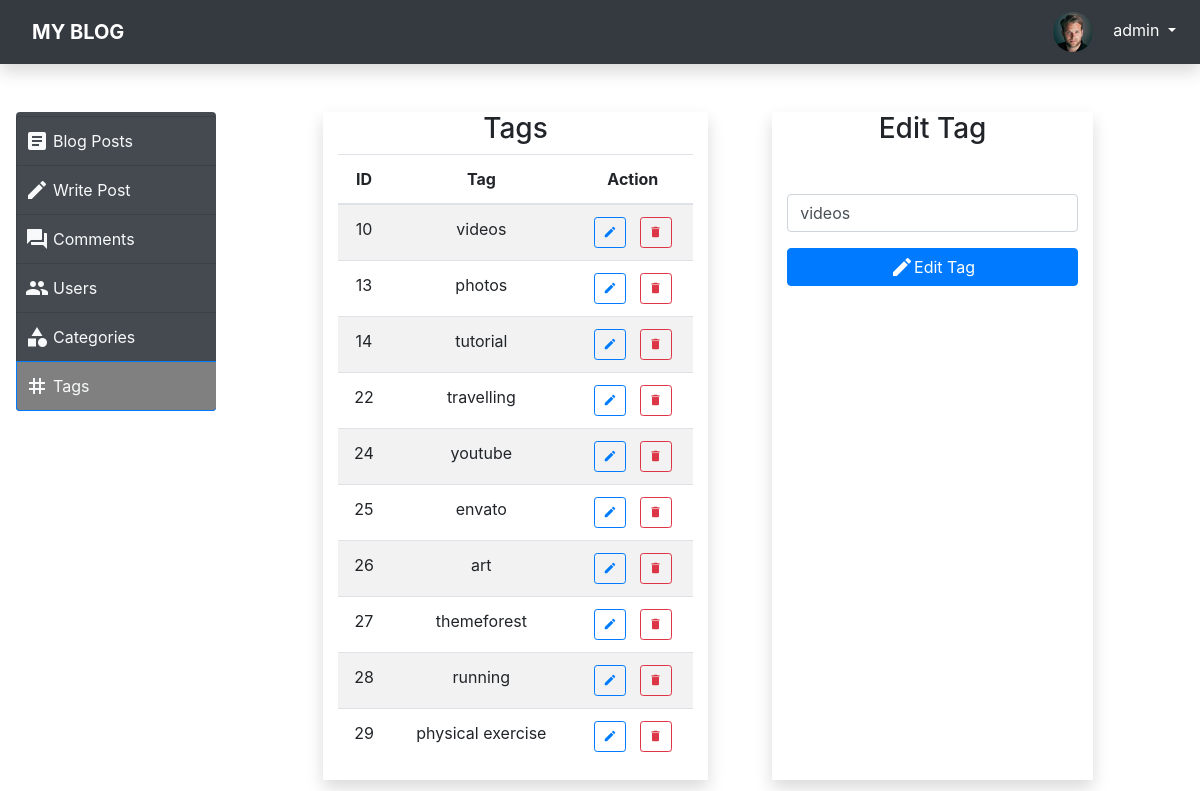
/site/admin/tag-edit.php?id=10 (signed in), run on an earlier commit of the app's database.
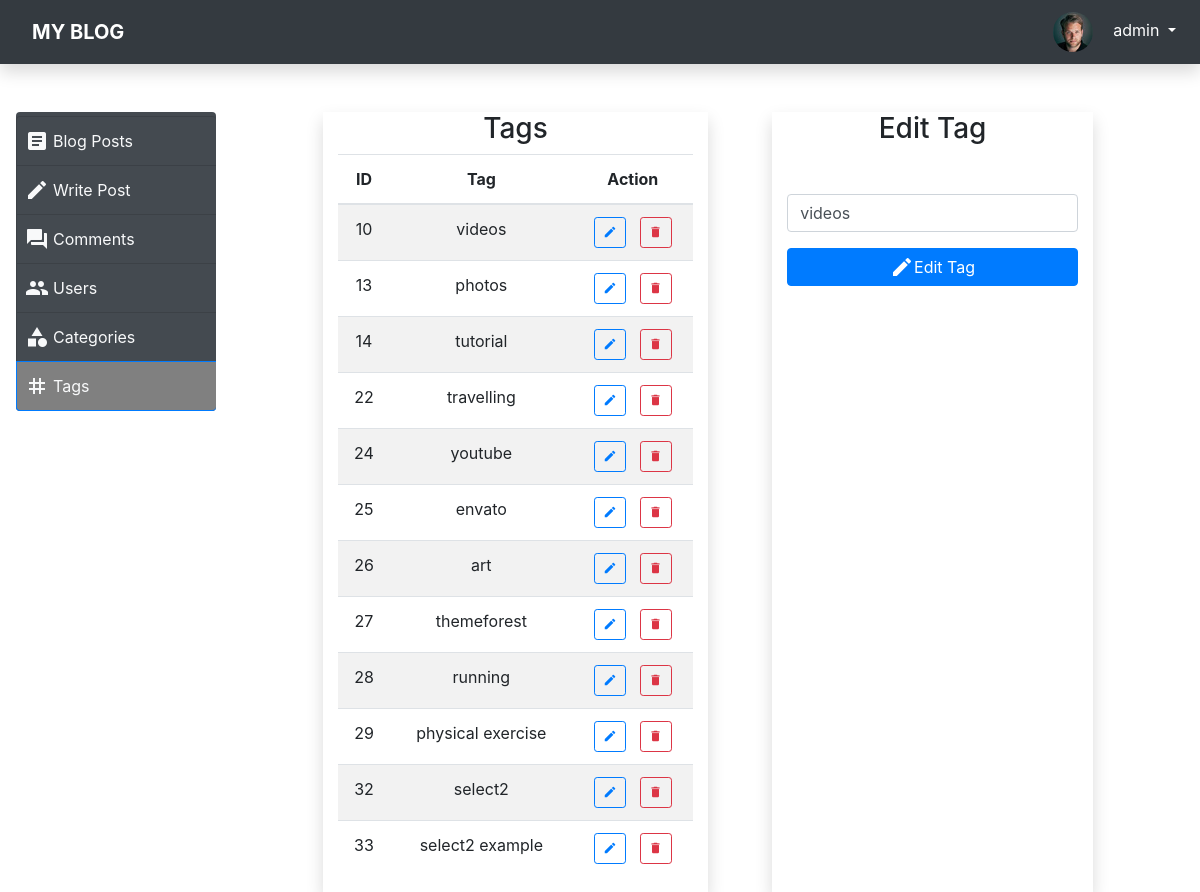
And on a later commit of the database.
### tables this page shows
CREATE TABLE `tags` (
  `id` int(11) NOT NULL AUTO_INCREMENT,
  `tag_name` varchar(100) NOT NULL,
  PRIMARY KEY (`id`),
  UNIQUE KEY `tag_unique` (`tag_name`)
);

### site/src/DB.php (called while the page is built, shortened)
<?php
class DB
{
    private static $conn;
    public static function conn(): mysqli
    {
        if (!isset(self::$conn))
            self::$conn = new mysqli('localhost', 'id16518670_root', '9<!gVi{3m{/otZD=', 'id16518670_new_blog_db');
        return self::$conn;
    }
}

### site/admin/tag-edit.php (the view, shortened to what the changed rows need)
<?php
$etag = null;
if (isset($_GET['id'])) {
    $etagId = $_GET['id'];
    $etag = DB::conn()->query("SELECT * FROM tags where id = $etagId;");
    if ($etag)
        $etag = $etag->fetch_assoc();
    else $msg = "no_id";
} else $msg = "no_id";
?>
<!doctype html>
<html lang="en">
<head>
    <link rel="stylesheet" href="https://stackpath.bootstrapcdn.com/font-awesome/4.7.0/css/font-awesome.min.css"
>
    <link rel="stylesheet" href="../css/bootstrap.css">
    <link rel="stylesheet" href="style.css">
</head>
<body>
<div class="container-fluid">
    <div class="row mt-5 position-relative">
        <div class="col-7 col-md-8 row mx-auto">
            <div class="col-md-6 mx-auto shadow">
                <div class="table-responsive">
                <table class="table table-striped">
                    <thead>
                    <tr>
                        <th scope="col" class="text-center">ID</th>
                        <th scope="col" class="text-center">Tag</th>
                        <th scope="col" class="text-center">Action</th>
                    </tr>
                    </thead>
                    <tbody>
                    <?php
                    $tags = DB::conn()->query("SELECT * FROM tags ORDER BY id;");
                    while (($tag = $tags->fetch_assoc())) {
                        ?>
                        <tr>
                            <td scope="row" class="text-center"><?php echo $tag['id']; ?></td>
                            <td scope="row" class="text-center"><?php echo $tag['tag_name']; ?></td>
                            <td scope="row" class="text-center">
                                <a href="tag-edit.php?id=<?php echo $tag['id'] ?>"
                                   class="btn btn-sm btn-outline-primary material-icons">edit</a>
                                <a href="tag-delete.php?id=<?php echo $tag['id'] ?>"
                                   class="btn btn-sm btn-outline-danger material-icons"
                                   onclick="return confirm('Are you sure to delete?')">delete</a>
                            </td>
                        </tr>
                        <?php
                    }
                    ?>
                    </tbody>
                </table></div>
            </div>
            <div class="col-md-5 mx-auto shadow">
                <form action="tag-edit.php<?php echo($etag != null ? '?id=' . $etag['id'] : '') ?>" method="post"
                      class="mt-md-5">
                    <div class="form-group">
                        <input name="tag-name" type="text" class="form-control" id="tag-name"
                               value="<?php echo $etag['tag_name']; ?>" required>
                    </div>
                </form>
            </div>
        </div>
    </div>
</div>
</body>
</html>

What changed in the data, as far as the page shows it:
added tags: id "32", tag_name "select2"
added tags: id "33", tag_name "select2 example"
